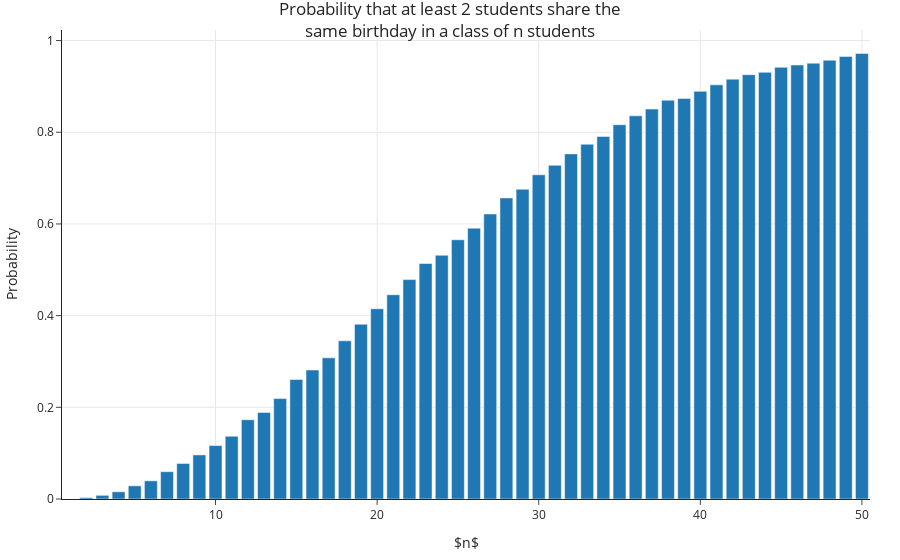

The code cell stored with this chart in its notebook:
### Code cell
(
    px
    .bar(x=range(1, 51), 
         y=probs,
         title='Probability that at least 2 students share the<br>same birthday in a class of n students')
    .update_xaxes(title='$n$')
    .update_yaxes(title='Probability')
)

### Figure 1 — Plotly figure (JSON) as saved in the notebook; plotly's stock layout.template omitted (floating-point values rounded to 4 significant figures)
{"data": [{"alignmentgroup": "True", "hovertemplate": "x=%{x}<br>y=%{y}<extra></extra>", "legendgroup": "", "marker": {"color": "#1F77B4", "pattern": {"shape": ""}}, "name": "", "offsetgroup": "", "orientation": "v", "showlegend": false, "textposition": "auto", "type": "bar", "x": [1, 2, 3, 4, 5, 6, 7, 8, 9, 10, 11, 12, 13, 14, 15, 16, 17, 18, 19, 20, 21, 22, 23, 24, 25, 26, 27, 28, 29, 30, 31, 32, 33, 34, 35, 36, 37, 38, 39, 40, 41, 42, 43, 44, 45, 46, 47, 48, 49, 50], "xaxis": "x", "y": [0, 0.003, 0.008, 0.0158, 0.0287, 0.0397, 0.0596, 0.0775, 0.0962, 0.1166, 0.1369, 0.1729, 0.1888, 0.219, 0.2608, 0.2813, 0.3079, 0.345, 0.3812, 0.415, 0.4456, 0.4786, 0.5137, 0.5318, 0.5655, 0.5907, 0.6217, 0.6568, 0.6757, 0.7072, 0.7279, 0.7528, 0.7739, 0.7908, 0.8164, 0.8359, 0.8505, 0.8698, 0.8738, 0.8893, 0.9034, 0.9158, 0.9255, 0.9307, 0.9417, 0.9467, 0.9507, 0.9572, 0.9655, 0.9719], "yaxis": "y"}], "layout": {"barmode": "relative", "legend": {"tracegroupgap": 0}, "title": {"text": "Probability that at least 2 students share the<br>same birthday in a class of n students"}, "xaxis": {"anchor": "y", "domain": [0, 1], "title": {"text": "$n$"}}, "yaxis": {"anchor": "x", "domain": [0, 1], "title": {"text": "Probability"}}}}
